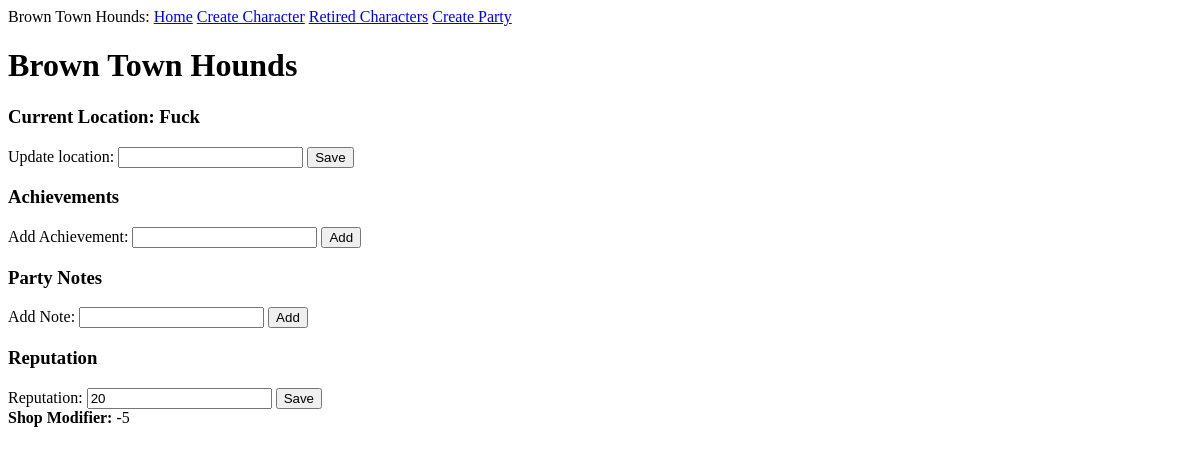
Before: /party/Brown Town Hounds with the older database file.
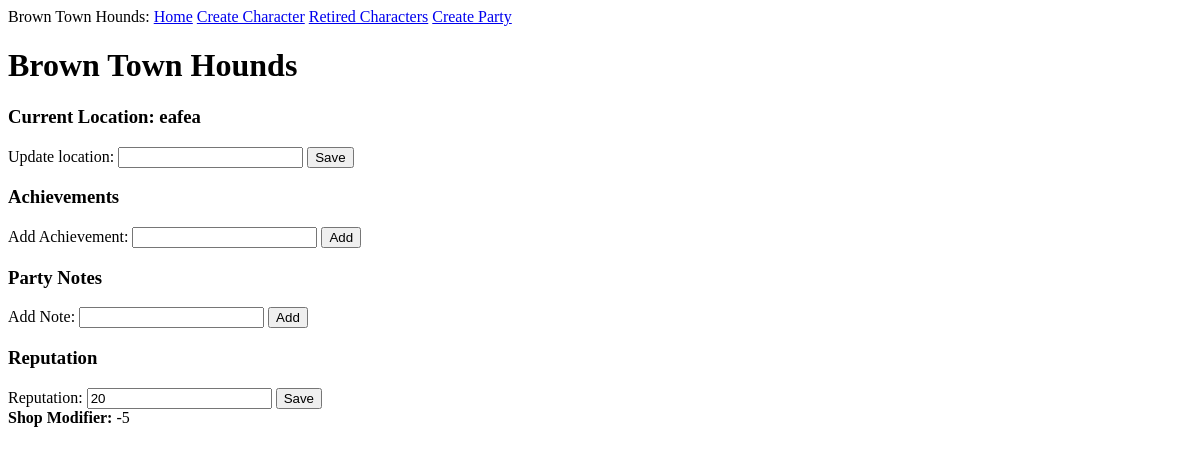
After: the same page with the newer database file.
### app/models.py (models this page shows)
class Party(db.Model):
    id: so.Mapped[int] = so.mapped_column(primary_key=True)
    name: so.Mapped[str] = so.mapped_column(sa.String(64), index=True,
                                                unique=True)
    location: so.Mapped[str] = so.mapped_column(sa.String(64), index=True,
                                                unique=True, nullable=True)
    reputation: so.Mapped[int] = so.mapped_column(sa.Integer, index=True, default=0)
    notes: so.WriteOnlyMapped['PartyNotes'] = so.relationship(back_populates='party', cascade="all, delete", passive_deletes=True)
    achievements: so.WriteOnlyMapped['PartyAchievements'] = so.relationship(back_populates='party', cascade="all, delete", passive_deletes=True)

### app/routes.py (the view, shortened to what this page needs)
@app.route('/party/<party_name>', methods=['GET', 'POST'])
def party(party_name):
    party_obj = db.first_or_404(sa.select(Party).where(Party.name == party_name)) #Get party from database
    party_achievements = db.session.scalars(party_obj.achievements.select()).all() #Get all achievements for this party from database
    party_notes = db.session.scalars(party_obj.notes.select()).all() #Get all notes for this party from database
    shop_modifier = SetPartyShopModifier(party_obj.reputation)
    form = PartyForm(request.form,obj=party_obj) #instantiate part form
    return render_template('party.html', party=party_obj, party_name=party_name, form=form, party_achievements=party_achievements, party_notes=party_notes, shop_modifier=shop_modifier)

### app/forms.py
class PartyForm(FlaskForm):
    loc = StringField('')
    achievement = StringField('')
    note = StringField('')
    reputation = IntegerField('')

### app/routes.py (called while the page is built)
def SetPartyShopModifier(partyRep):
    sign = math.copysign(1, partyRep)
    reputation_abs = abs(partyRep)
    shop_thresholds = [(-5, 19), (-4, 15), (-3, 11), (-2, 7), (-1, 3), (0, 0)]
    for mod, reputation in shop_thresholds:
        if reputation_abs >= reputation:
            modifier = mod * sign
            return (int(modifier))

### app/templates/party.html (shortened to what this page needs)
{% extends "base.html" %}
{% block content %}
<form action="" method="post" style="display:inline;">
    <h1>{{ party.name }}</h1>
    <h3>Current Location: {{ party.location }}</h3>
    Update location: {{ form.loc }}
    <button type="submit" name="location">Save</button>
</form>
    <h3>Achievements</h3>
<form action="" method="post" style="display:inline;">
    Add Achievement: {{ form.achievement }} <button type="submit" name="achievement">Add</button>
</form>
<h3>Party Notes</h3>
<form action="" method="post" style="display:inline;">
    Add Note: {{ form.note }} <button type="submit" name="note">Add</button>
</form>
<h3>Reputation</h3>
<form action="" method="post" style="display:inline;">
    Reputation: {{ form.reputation }}
    <button type="submit" name="reputation">Save</button><br>
</form>
<b>Shop Modifier:</b> {% if party.reputation < -2 %}+{% endif %}{{ shop_modifier }}
{% endblock %}

### app/templates/base.html (shortened to what this page needs)
<!doctype html>
<html>
    <head>
    </head>
    <body>
        <div>
            Brown Town Hounds:
            <a href="{{ url_for('index') }}">Home</a>
            <a href="{{ url_for('register') }}">Create Character</a>
            <a href="{{ url_for('RetiredCharacters') }}">Retired Characters</a>
            <a href="{{ url_for('CreateParty') }}">Create Party</a>
        </div>
        {% block content %}{% endblock %}
    </body>
</html>

Changed rows visible on the page:
changed Party "Brown Town Hounds": location "Fuck" → "eafea"
